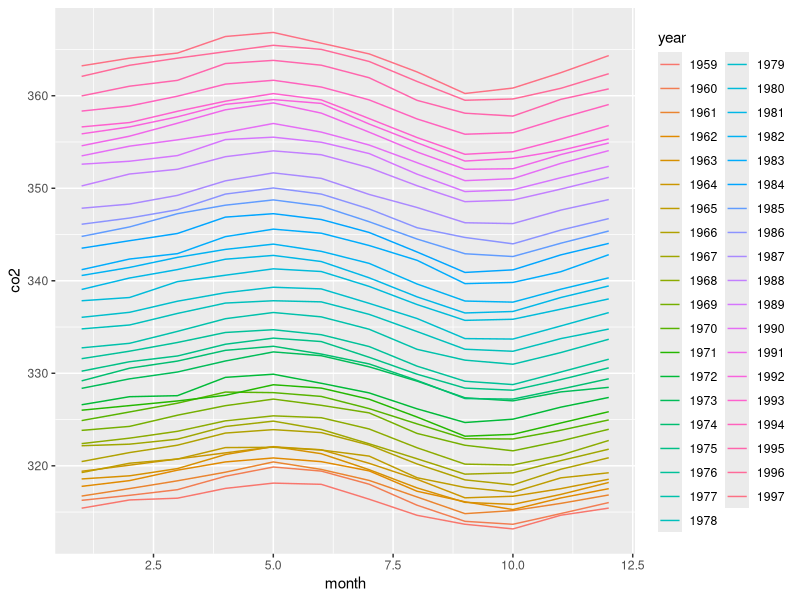

R code for this plot: (Note: this script raises an error after producing the figure.)
library(tidyverse)
library(dslabs)
data(co2)

dest_file = "rdas/co2.rda"
co2 = data.frame(matrix(co2, ncol = 12, byrow = TRUE)) %>% 
  setNames(1:12) %>%
  mutate(year = as.character(1959:1997)) %>%
  gather(month, co2, -year, convert = T)
co2 %>% ggplot(aes(month, co2, color = year)) +
  geom_line()
  
head(co2)
save(co2, file = dest_file)
